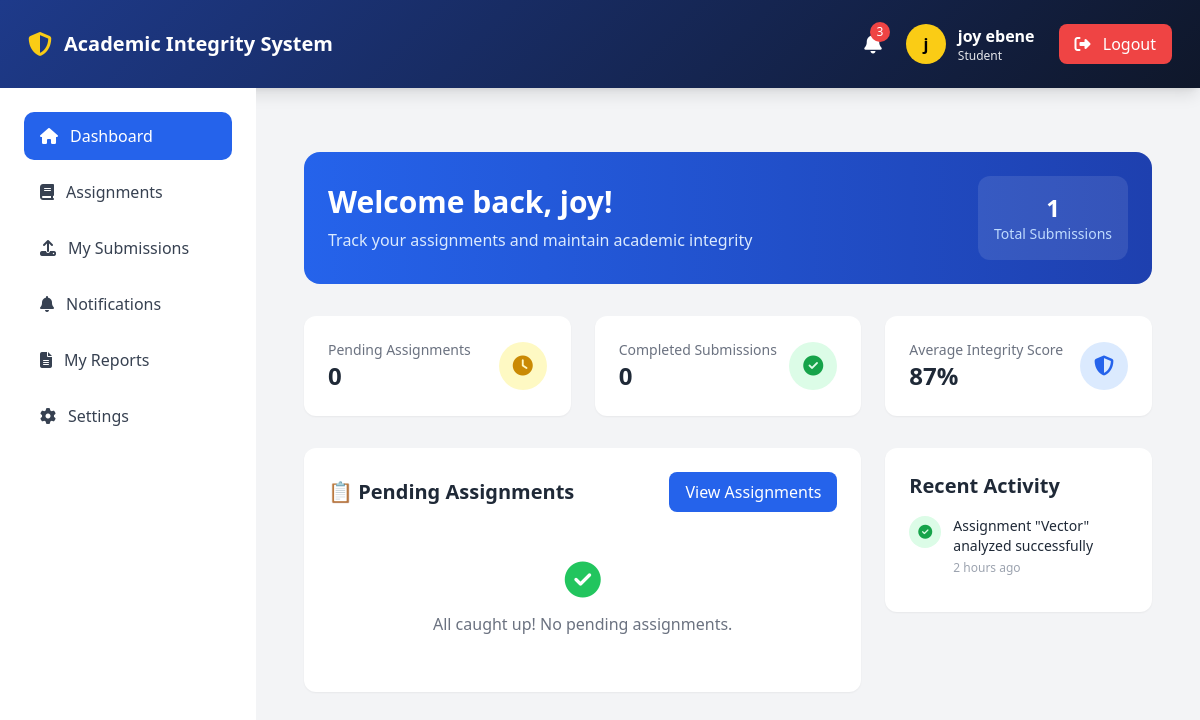
/students/dashboard (signed in), run on the app's committed database.
### app/models.py (models this page shows, shortened)
class User(UserMixin, db.Model):
    __tablename__ = 'users'
    id = db.Column(db.Integer, primary_key=True)
    username = db.Column(db.String(50), unique=True, nullable=False)
    email = db.Column(db.String(100), unique=True, nullable=False)
    password_hash = db.Column(db.String(255), nullable=False)
    first_name = db.Column(db.String(50), nullable=False)
    last_name = db.Column(db.String(50), nullable=False)
    role = db.Column(db.String(20), default='student')
    department = db.Column(db.String(100))
    faculty = db.Column(db.String(100))
    created_at = db.Column(db.DateTime, default=datetime.utcnow)
    updated_at = db.Column(db.DateTime, default=datetime.utcnow, onupdate=datetime.utcnow)
    last_login = db.Column(db.DateTime)
    is_active = db.Column(db.Boolean, default=True)
    student_profile = db.relationship('Student', backref='user', uselist=False, cascade='all, delete-orphan')
    lecturer_profile = db.relationship('Lecturer', backref='user', uselist=False, cascade='all, delete-orphan')
    @property
    def full_name(self):
        return f"{self.first_name} {self.last_name}"

### app/students/routes.py (the view)
@students_bp.route('/dashboard')
@login_required
def dashboard():
    if current_user.role != 'student':
        flash('Access denied.', 'danger')
        return redirect(url_for('auth.login'))
    student = current_user.student_profile
    assignments = Assignment.query.filter_by(is_active=True).all()
    pending_assignments = []
    completed_submissions = Submission.query.filter_by(student_id=student.id).all()
    for assignment in assignments:
        if assignment.id not in [s.assignment_id for s in completed_submissions]:
            pending_assignments.append(assignment)
    stats = {
        'total_submissions': len(completed_submissions),
        'pending_assignments': len(pending_assignments),
        'completed_submissions': len([s for s in completed_submissions if s.status == 'completed']),
        'avg_integrity_score': 87  # Calculate from analysis
    }
    activities = []
    for sub in completed_submissions[:5]:
        activities.append({
            'type': 'success',
            'icon': 'check-circle',
            'message': f'Assignment "{sub.assignment.title}" analyzed successfully',
            'time_ago': '2 hours ago'
        })
    return render_template('students/dashboard.html',
                         pending_assignments=pending_assignments[:5],
                         stats=stats,
                         activities=activities)

### app/__init__.py (called while the page is built)
@login_manager.user_loader
def load_user(user_id):
    from app.models import User
    return User.query.get(int(user_id))

### app/templates/students/dashboard.html (shortened to what this page needs)
{% extends "base.html" %}
{% block content %}
<div class="container mx-auto px-4 py-8">
    <div class="bg-gradient-to-r from-blue-600 to-blue-800 rounded-2xl p-6 text-white mb-8">
        <div class="flex items-center justify-between">
            <div>
                <h1 class="text-3xl font-bold">Welcome back, {{ current_user.first_name }}! </h1>
                <p class="text-blue-100 mt-2">Track your assignments and maintain academic integrity</p>
            </div>
            <div class="bg-white/10 rounded-xl p-4 text-center">
                <div class="text-2xl font-bold">{{ stats.total_submissions }}</div>
                <div class="text-sm text-blue-200">Total Submissions</div>
            </div>
        </div>
    </div>
    <div class="grid grid-cols-1 md:grid-cols-3 gap-6 mb-8">
        <div class="bg-white rounded-xl shadow-sm p-6 card-hover transition">
            <div class="flex items-center justify-between">
                <div>
                    <p class="text-sm text-gray-500">Pending Assignments</p>
                    <p class="text-2xl font-bold text-gray-800">{{ stats.pending_assignments }}</p>
                </div>
                <div class="h-12 w-12 rounded-full bg-yellow-100 flex items-center justify-center">
                    <i class="fas fa-clock text-yellow-600 text-xl"></i>
                </div>
            </div>
        </div>
        <div class="bg-white rounded-xl shadow-sm p-6 card-hover transition">
            <div class="flex items-center justify-between">
                <div>
                    <p class="text-sm text-gray-500">Completed Submissions</p>
                    <p class="text-2xl font-bold text-gray-800">{{ stats.completed_submissions }}</p>
                </div>
                <div class="h-12 w-12 rounded-full bg-green-100 flex items-center justify-center">
                    <i class="fas fa-check-circle text-green-600 text-xl"></i>
                </div>
            </div>
        </div>
        <div class="bg-white rounded-xl shadow-sm p-6 card-hover transition">
            <div class="flex items-center justify-between">
                <div>
                    <p class="text-sm text-gray-500">Average Integrity Score</p>
                    <p class="text-2xl font-bold text-gray-800">{{ stats.avg_integrity_score }}%</p>
                </div>
                <div class="h-12 w-12 rounded-full bg-blue-100 flex items-center justify-center">
                    <i class="fas fa-shield-alt text-blue-600 text-xl"></i>
                </div>
            </div>
        </div>
    </div>
    <div class="grid grid-cols-1 lg:grid-cols-3 gap-6">
        <div class="lg:col-span-2">
            <div class="bg-white rounded-xl shadow-sm p-6">
                <div class="flex items-center justify-between mb-4">
                    <h2 class="text-xl font-bold text-gray-800">📋 Pending Assignments</h2>
                    <a href="{{ url_for('students.assignments') }}"
                        class="px-4 py-2 bg-blue-600 text-white rounded-lg hover:bg-blue-700">
                        View Assignments
                    </a>
                </div>
                {% if pending_assignments %}
                <div class="space-y-4">
                    {% for assignment in pending_assignments %}
                    <div class="border border-gray-200 rounded-lg p-4 hover:shadow-md transition">
                        <div class="flex items-center justify-between">
                            <div>
                                <h3 class="font-semibold text-gray-800">{{ assignment.title }}</h3>
                                <div class="flex items-center gap-4 mt-1 text-sm text-gray-500">
                                    <span><i class="fas fa-book mr-1"></i>{{ assignment.course_code }}</span>
                                    <span><i class="fas fa-calendar mr-1"></i>Due: {{ assignment.due_date }}</span>
                                </div>
                            </div>
                            <div class="flex items-center gap-3">
                                <span class="px-3 py-1 rounded-full text-xs font-medium
                                        {% if assignment.status == 'urgent' %}bg-red-100 text-red-700
                                        {% else %}bg-yellow-100 text-yellow-700{% endif %}">
                                    {{ assignment.status|title }}
                                </span>
                                <a href="{{ url_for('students.submit_assignment', assignment_id=assignment.id) }}"
                                    class="px-4 py-2 bg-blue-600 hover:bg-blue-700 text-white rounded-lg text-sm transition">
                                    Submit
                                </a>
                            </div>
                        </div>
                    </div>
                    {% endfor %}
                </div>
                {% else %}
                <div class="text-center py-8">
                    <i class="fas fa-check-circle text-4xl text-green-500 mb-3"></i>
                    <p class="text-gray-500">All caught up! No pending assignments.</p>
                </div>
                {% endif %}
            </div>
        </div>
        <div>
            <div class="bg-white rounded-xl shadow-sm p-6">
                <h2 class="text-xl font-bold text-gray-800 mb-4">Recent Activity</h2>
                {% if activities %}
                <div class="space-y-4">
                    {% for activity in activities[:5] %}
                    <div class="flex items-start gap-3 border-b border-gray-100 pb-3 last:border-0">
                        <div class="w-8 h-8 rounded-full flex items-center justify-center
                                {% if activity.type == 'success' %}bg-green-100 text-green-600
                                {% elif activity.type == 'warning' %}bg-yellow-100 text-yellow-600
                                {% else %}bg-blue-100 text-blue-600{% endif %}">
                            <i class="fas fa-{{ activity.icon }} text-sm"></i>
                        </div>
                        <div class="flex-1">
                            <p class="text-sm text-gray-800">{{ activity.message }}</p>
                            <p class="text-xs text-gray-400 mt-1">{{ activity.time_ago }}</p>
                        </div>
                    </div>
                    {% endfor %}
                </div>
                {% else %}
                <div class="text-center py-8">
                    <p class="text-gray-500">No recent activities</p>
                </div>
                {% endif %}
            </div>
        </div>
    </div>
</div>
{% endblock %}

### app/templates/includes/navbar.html (shortened to what this page needs)
<nav class="gradient-bg shadow-lg p-2 md:p-3">
    <div class="px-4 h-16 flex justify-between items-center">
        <div class="flex items-center gap-3">
            <i class="fas fa-shield-alt text-yellow-400 text-2xl"></i>
            <span class="text-white text-xl font-bold">
                Academic Integrity System
            </span>
        </div>
        {% if current_user.is_authenticated %}
        <div class="flex items-center gap-6">
            <a href="{{ url_for('notifications.index') }}"
               class="relative text-white hover:text-yellow-400">
                <i class="fas fa-bell text-xl"></i>
                {% if current_user.notifications %}
                <span class="absolute -top-2 -right-2
                bg-red-500 text-white text-xs
                rounded-full h-5 w-5
                flex items-center justify-center">
                    {{ current_user.notifications|length }}
                </span>
                {% endif %}
            </a>
            <div class="flex items-center gap-3">
                <div class="h-10 w-10 rounded-full
                bg-yellow-400 text-black
                flex items-center justify-center
                font-bold">
                    {{ current_user.first_name[0] }}
                </div>
                <div class="text-white">
                    <p class="font-semibold">
                        {{ current_user.full_name }}
                    </p>
                    <p class="text-xs text-gray-200">
                        {{ current_user.role|title }}
                    </p>
                </div>
            </div>
            <a href="{{ url_for('auth.logout') }}"
               class="bg-red-500 hover:bg-red-600
               px-4 py-2 rounded-lg text-white">
                <i class="fas fa-sign-out-alt mr-2"></i>
                Logout
            </a>
        </div>
        {% endif %}
    </div>
</nav>

### app/templates/base.html (style rules this page uses)
.gradient-bg { background: linear-gradient(135deg, #1e3a8a, #0f172a); }

### data on the page
User: first_name "j", full_name "joy ebene", role "Student", first_name "joy"

### other printed values
{{ current_user.notifications|length }} "3"
{{ stats.total_submissions }} "1"
{{ stats.pending_assignments }} "0"
{{ stats.completed_submissions }} "0"
{{ stats.avg_integrity_score }} "87"
{{ activity.message }} "Assignment \"Vector\" analyzed successfully"
{{ activity.time_ago }} "2 hours ago"
